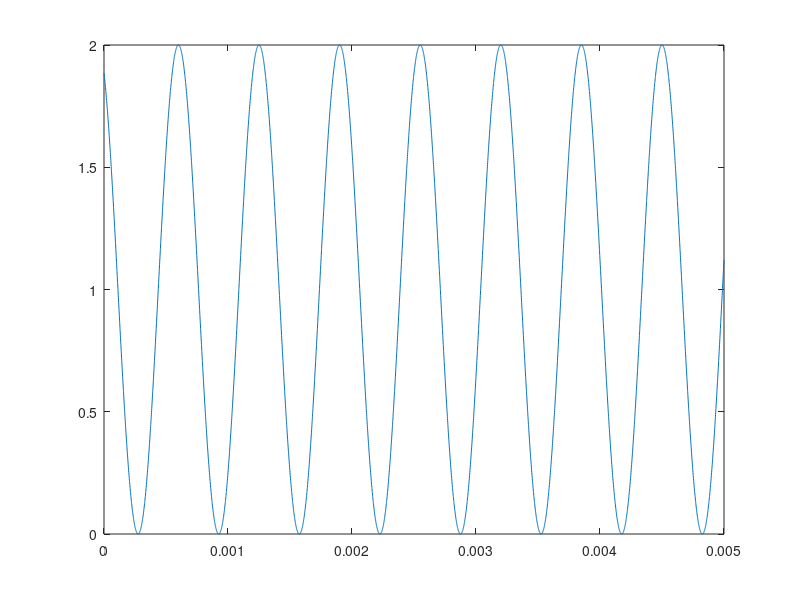

MATLAB code for this plot:
A=1;
alpha=0.001;
lambda=0.65*1e-6;
k=2*pi/lambda;
z=1.2;
X= 0:(1*10^-6):(5*10^-3);
Y=(1+cos(k*z-k*X*sin(alpha)-k*z*cos(alpha)));
plot(X,Y)